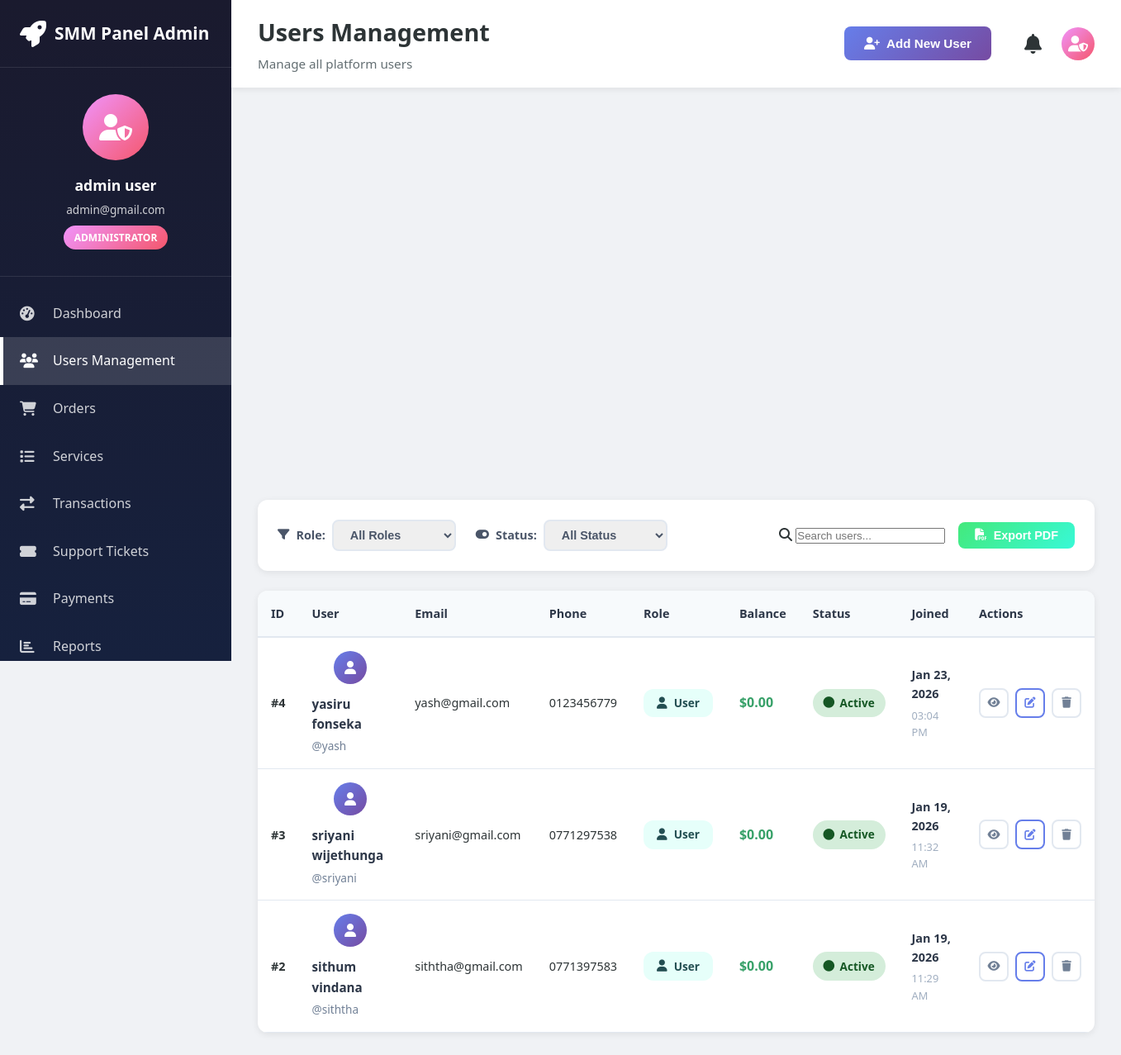
/admin/users.php (signed in), run on the app's committed database.
### tables this page shows
CREATE TABLE `users` (
  `id` int(11) NOT NULL,
  `full_name` varchar(100) NOT NULL,
  `email` varchar(100) NOT NULL,
  `username` varchar(50) NOT NULL,
  `password` varchar(255) NOT NULL,
  `user_role` enum('admin','user','reseller') DEFAULT 'user',
  `balance` decimal(10,2) DEFAULT 0.00,
  `status` enum('active','suspended','inactive') DEFAULT 'active',
  `api_key` varchar(64) DEFAULT NULL,
  `profile_image` varchar(255) DEFAULT NULL,
  `phone` varchar(20) DEFAULT NULL,
  `verification_token` varchar(64) DEFAULT NULL,
  `ip_address` varchar(45) DEFAULT NULL,
  `country` varchar(50) DEFAULT NULL,
  `created_at` timestamp NOT NULL DEFAULT current_timestamp(),
  `last_login` timestamp NULL DEFAULT NULL,
  `updated_at` timestamp NOT NULL DEFAULT current_timestamp() ON UPDATE current_timestamp()
);

### admin/users.php (the view, shortened to what this page needs)
<?php
require_once '../config.php';
$admin_id = $_SESSION['user_id'];
$admin_query = mysqli_query($conn, "SELECT * FROM users WHERE id = $admin_id");
$admin = mysqli_fetch_assoc($admin_query);
$page = isset($_GET['page']) ? (int)$_GET['page'] : 1;
$per_page = 15;
$offset = ($page - 1) * $per_page;
$search = isset($_GET['search']) ? sanitize_input($_GET['search']) : '';
$where_clauses = ["user_role != 'admin'"];
$where_sql = implode(' AND ', $where_clauses);
$count_query = mysqli_query($conn, "SELECT COUNT(*) as total FROM users WHERE $where_sql");
$total_users = mysqli_fetch_assoc($count_query)['total'];
$users_query = mysqli_query($conn, "
    SELECT * FROM users
    WHERE $where_sql
    ORDER BY created_at DESC
    LIMIT $per_page OFFSET $offset
");
?>
<!DOCTYPE html>
<html lang="en">
<head>
    <link rel="stylesheet" href="../assets/css/styles.css?v=<?php echo time(); ?>">
    <link rel="stylesheet" href="../assets/css/dashboard.css?v=<?php echo time(); ?>">
    <link rel="stylesheet" href="../assets/css/admin-dashboard.css?v=<?php echo time(); ?>">
    <link rel="stylesheet" href="../assets/css/admin-users.css?v=<?php echo time(); ?>">
    <link rel="stylesheet" href="https://cdnjs.cloudflare.com/ajax/libs/font-awesome/6.4.0/css/all.min.css">
</head>
<body class="dashboard-body admin-body">
    <aside class="sidebar" id="sidebar">
        <div class="sidebar-header">
            <div class="logo">
                <i class="fas fa-rocket"></i>
                <span>SMM Panel Admin</span>
            </div>
        </div>
        <div class="sidebar-user">
            <div class="user-avatar admin-avatar">
                <i class="fas fa-user-shield"></i>
            </div>
            <div class="user-info">
                <h4><?php echo htmlspecialchars($admin['full_name']); ?></h4>
                <p><?php echo htmlspecialchars($admin['email']); ?></p>
                <span class="user-badge admin-badge">Administrator</span>
            </div>
        </div>
        <nav class="sidebar-nav">
            <a href="dashboard.php" class="nav-item">
                <i class="fas fa-tachometer-alt"></i>
                <span>Dashboard</span>
            </a>
            <a href="users.php" class="nav-item active">
                <i class="fas fa-users"></i>
                <span>Users Management</span>
            </a>
            <a href="orders.php" class="nav-item">
                <i class="fas fa-shopping-cart"></i>
                <span>Orders</span>
            </a>
            <a href="services.php" class="nav-item">
                <i class="fas fa-list"></i>
                <span>Services</span>
            </a>
            <a href="transactions.php" class="nav-item">
                <i class="fas fa-exchange-alt"></i>
                <span>Transactions</span>
            </a>
            <a href="tickets.php" class="nav-item">
                <i class="fas fa-ticket-alt"></i>
                <span>Support Tickets</span>
            </a>
            <a href="payments.php" class="nav-item">
                <i class="fas fa-credit-card"></i>
                <span>Payments</span>
            </a>
            <a href="reports.php" class="nav-item">
                <i class="fas fa-chart-bar"></i>
                <span>Reports</span>
            </a>
        </nav>
    </aside>
    <div class="main-content">
        <header class="top-header admin-header">
            <div class="header-title">
                <h1>Users Management</h1>
                <p>Manage all platform users</p>
            </div>
            <div class="header-actions">
                <button class="btn-add-user" onclick="openAddUserModal()">
                    <i class="fas fa-user-plus"></i> Add New User
                </button>
                <div class="notification-icon">
                    <i class="fas fa-bell"></i>
                </div>
                <div class="user-menu">
                    <div class="user-avatar-fallback admin-avatar-small">
                        <i class="fas fa-user-shield"></i>
                    </div>
                </div>
            </div>
        </header>
        <div class="dashboard-content">
            <div class="users-stats-grid">
            </div>
            <div class="users-toolbar">
                <div class="filters-group">
                    <div class="filter-item">
                        <label><i class="fas fa-filter"></i> Role:</label>
                        <select id="roleFilter" class="filter-select" onchange="applyFilters()">
                            <option value="">All Roles</option>
                        </select>
                    </div>
                    <div class="filter-item">
                        <label><i class="fas fa-toggle-on"></i> Status:</label>
                        <select id="statusFilter" class="filter-select" onchange="applyFilters()">
                            <option value="">All Status</option>
                        </select>
                    </div>
                </div>
                <div class="search-actions">
                    <div class="search-box">
                        <i class="fas fa-search"></i>
                        <input type="text"
                               id="searchInput"
                               placeholder="Search users..."
                               value="<?php echo htmlspecialchars($search); ?>"
                               onkeyup="handleSearch(event)">
                    </div>
                    <button class="btn-export" onclick="window.print()">
                        <i class="fas fa-file-pdf"></i> Export PDF
                    </button>
                </div>
            </div>
            <div class="users-table-card">
                <?php if ($total_users > 0): ?>
                    <div class="table-responsive">
                        <table class="users-table">
                            <thead>
                                <tr>
                                    <th>ID</th>
                                    <th>User</th>
                                    <th>Email</th>
                                    <th>Phone</th>
                                    <th>Role</th>
                                    <th>Balance</th>
                                    <th>Status</th>
                                    <th>Joined</th>
                                    <th>Actions</th>
                                </tr>
                            </thead>
                            <tbody>
                                <?php while ($user = mysqli_fetch_assoc($users_query)): ?>
                                    <tr>
                                        <td><strong>#<?php echo $user['id']; ?></strong></td>
                                        <td>
                                            <div class="user-cell">
                                                <div class="user-avatar-small">
                                                    <i class="fas fa-user"></i>
                                                </div>
                                                <div>
                                                    <strong><?php echo htmlspecialchars($user['full_name']); ?></strong>
                                                    <small>@<?php echo htmlspecialchars($user['username']); ?></small>
                                                </div>
                                            </div>
                                        </td>
                                        <td><?php echo htmlspecialchars($user['email']); ?></td>
                                        <td><?php echo htmlspecialchars($user['phone']) ?: '-'; ?></td>
                                        <td>
                                            <span class="role-badge <?php echo $user['user_role']; ?>">
                                                <i class="fas fa-<?php echo $user['user_role'] === 'reseller' ? 'user-tie' : 'user'; ?>"></i>
                                                <?php echo ucfirst($user['user_role']); ?>
                                            </span>
                                        </td>
                                        <td><strong class="balance-amount">$<?php echo number_format($user['balance'], 2); ?></strong></td>
                                        <td>
                                            <?php
                                            $status_classes = [
                                                'active' => 'success',
                                                'inactive' => 'warning',
                                                'banned' => 'danger'
                                            ];
                                            $class = $status_classes[$user['status']] ?? 'secondary';
                                            ?>
                                            <span class="status-badge <?php echo $class; ?>">
                                                <i class="fas fa-circle"></i>
                                                <?php echo ucfirst($user['status']); ?>
                                            </span>
                                        </td>
                                        <td>
                                            <div class="date-cell">
                                                <span><?php echo date('M d, Y', strtotime($user['created_at'])); ?></span>
                                                <small><?php echo date('h:i A', strtotime($user['created_at'])); ?></small>
                                            </div>
                                        </td>
                                        <td>
                                            <div class="action-buttons">
                                                <button class="btn-action view" onclick="viewUser(<?php echo $user['id']; ?>)" title="View Details">
                                                    <i class="fas fa-eye"></i>
                                                </button>
                                                <button class="btn-action edit" onclick="editUser(<?php echo $user['id']; ?>)" title="Edit User">
                                                    <i class="fas fa-edit"></i>
                                                </button>
                                                <button class="btn-action danger" onclick="deleteUser(<?php echo $user['id']; ?>, '<?php echo htmlspecialchars($user['username']); ?>')" title="Delete User">
                                                    <i class="fas fa-trash"></i>
                                                </button>
                                            </div>
                                        </td>
                                    </tr>
                                <?php endwhile; ?>
                            </tbody>
                        </table>
                    </div>
                <?php endif; ?>
            </div>
        </div>
    </div>
</body>
</html>

### assets/css/styles.css (style rules this page uses)
* { margin: 0; padding: 0; box-sizing: border-box; }
:root { --primary-color: #6c5ce7; --secondary-color: #a29bfe; --dark-color: #2d3436; --light-color: #dfe6e9; --white-color: #ffffff; --gradient: linear-gradient(135deg, #667eea 0%, #764ba2 100%); --shadow: 0 10px 30px rgba(0, 0, 0, 0.1); --transition: all 0.3s ease; }
body { font-family: 'Segoe UI', Tahoma, Geneva, Verdana, sans-serif; line-height: 1.6; color: var(--dark-color); overflow-x: hidden; }
.logo { display: flex; align-items: center; gap: 10px; font-size: 1.5rem; font-weight: bold; color: var(--primary-color); }
.logo i { font-size: 2rem; }

### assets/css/dashboard.css (style rules this page uses)
.dashboard-body { display: flex; min-height: 100vh; background: #f5f7fa; overflow-x: hidden; }
.sidebar { width: 280px; background: linear-gradient(135deg, #667eea 0%, #764ba2 100%); color: var(--white-color); position: fixed; height: 100vh; overflow-y: auto; z-index: 1000; transition: var(--transition); }
.sidebar-header { padding: 1.5rem; display: flex; justify-content: space-between; align-items: center; border-bottom: 1px solid rgba(255, 255, 255, 0.1); }
.sidebar-header .logo { color: var(--white-color); font-size: 1.3rem; }
.sidebar-user { padding: 2rem 1.5rem; text-align: center; border-bottom: 1px solid rgba(255, 255, 255, 0.1); }
.user-avatar { width: 80px; height: 80px; margin: 0 auto 1rem; background: rgba(255, 255, 255, 0.2); border-radius: 50%; display: flex; align-items: center; justify-content: center; font-size: 2rem; backdrop-filter: blur(10px); }
.user-info h4 { margin-bottom: 0.3rem; font-size: 1.1rem; }
.user-info p { font-size: 0.85rem; opacity: 0.8; margin-bottom: 0.5rem; }
.user-badge { display: inline-block; padding: 0.3rem 0.8rem; background: rgba(255, 255, 255, 0.2); border-radius: 20px; font-size: 0.75rem; text-transform: uppercase; font-weight: 600; }
.sidebar-nav { padding: 1rem 0; }
.nav-item { display: flex; align-items: center; padding: 1rem 1.5rem; color: rgba(255, 255, 255, 0.8); text-decoration: none; transition: var(--transition); position: relative; }
.nav-item.active { background: rgba(255, 255, 255, 0.15); color: var(--white-color); }
.nav-item.active::before { content: ''; position: absolute; left: 0; top: 0; bottom: 0; width: 4px; background: var(--white-color); }
.nav-item i { width: 24px; margin-right: 1rem; font-size: 1.1rem; }
.main-content { margin-left: 280px; flex: 1; min-height: 100vh; display: flex; flex-direction: column; }
.top-header { background: var(--white-color); padding: 1rem 2rem; box-shadow: 0 2px 10px rgba(0, 0, 0, 0.05); display: flex; justify-content: space-between; align-items: center; position: sticky; top: 0; z-index: 100; }
.header-title h1 { font-size: 1.8rem; color: var(--dark-color); margin-bottom: 0.2rem; }
.header-title p { color: #636e72; font-size: 0.95rem; }
.header-actions { display: flex; align-items: center; gap: 1.5rem; }
.notification-icon { position: relative; cursor: pointer; font-size: 1.5rem; color: var(--dark-color); }
.user-menu img, .user-avatar-fallback { width: 45px; height: 45px; border-radius: 50%; cursor: pointer; object-fit: cover; }
.user-avatar-fallback { background: var(--gradient); display: flex; align-items: center; justify-content: center; color: var(--white-color); font-size: 1.2rem; }
.dashboard-content { padding: 2rem; flex: 1; }
.table-responsive { overflow-x: auto; }
.status-badge { display: inline-flex; align-items: center; gap: 0.4rem; padding: 0.4rem 0.8rem; border-radius: 20px; font-size: 0.85rem; font-weight: 600; text-transform: capitalize; white-space: nowrap; }
.status-badge.success { background: #d4edda; color: #155724; }

### data on the page
users: full_name "admin user", email "admin@gmail.com"
users: id "4", full_name "yasiru fonseka", username "yash", email "yash@gmail.com", phone "0123456779", user_role "User", balance "0.00", status "Active", created_at "Jan 23, 2026", created_at "03:04 PM"
users: id "3", full_name "sriyani wijethunga", username "sriyani", email "sriyani@gmail.com", phone "0771297538", user_role "User", balance "0.00", status "Active", created_at "Jan 19, 2026", created_at "11:32 AM"
users: id "2", full_name "sithum vindana", username "siththa", email "siththa@gmail.com", phone "0771397583", user_role "User", balance "0.00", status "Active", created_at "Jan 19, 2026", created_at "11:29 AM"
